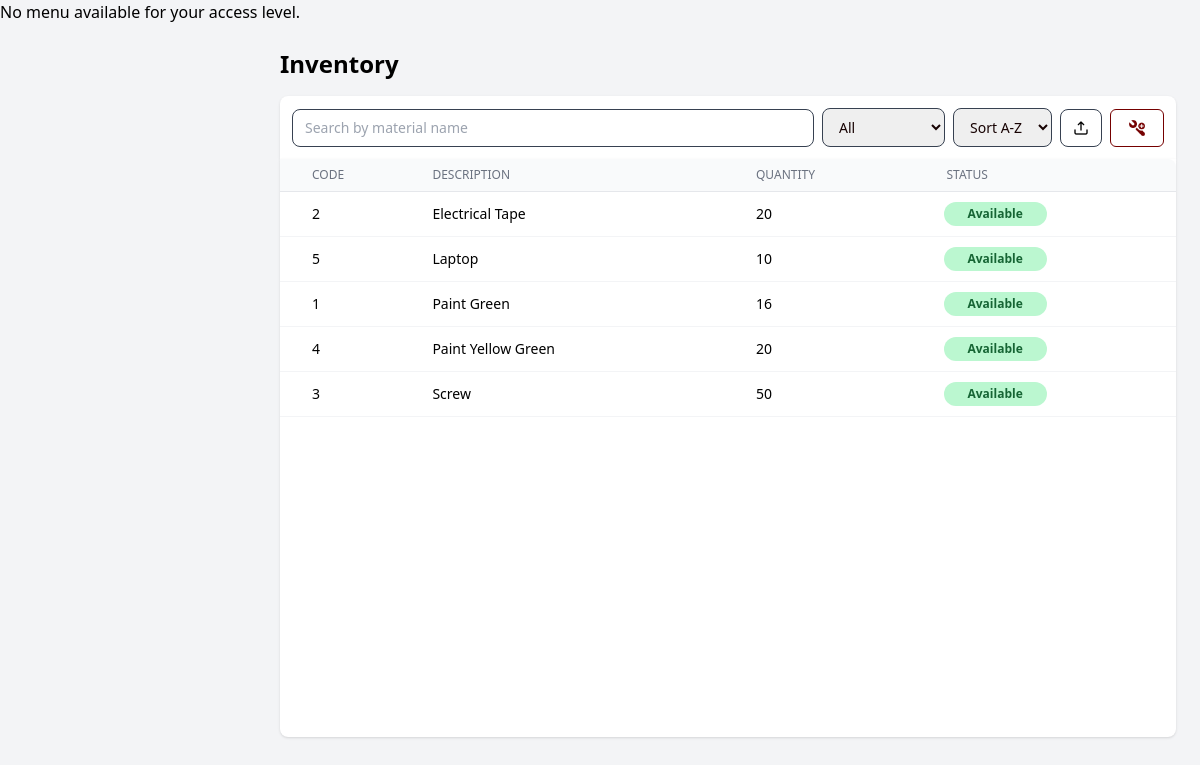
The page /app/modules/shared/views/inventory.php (signed in) on the database as committed earlier.
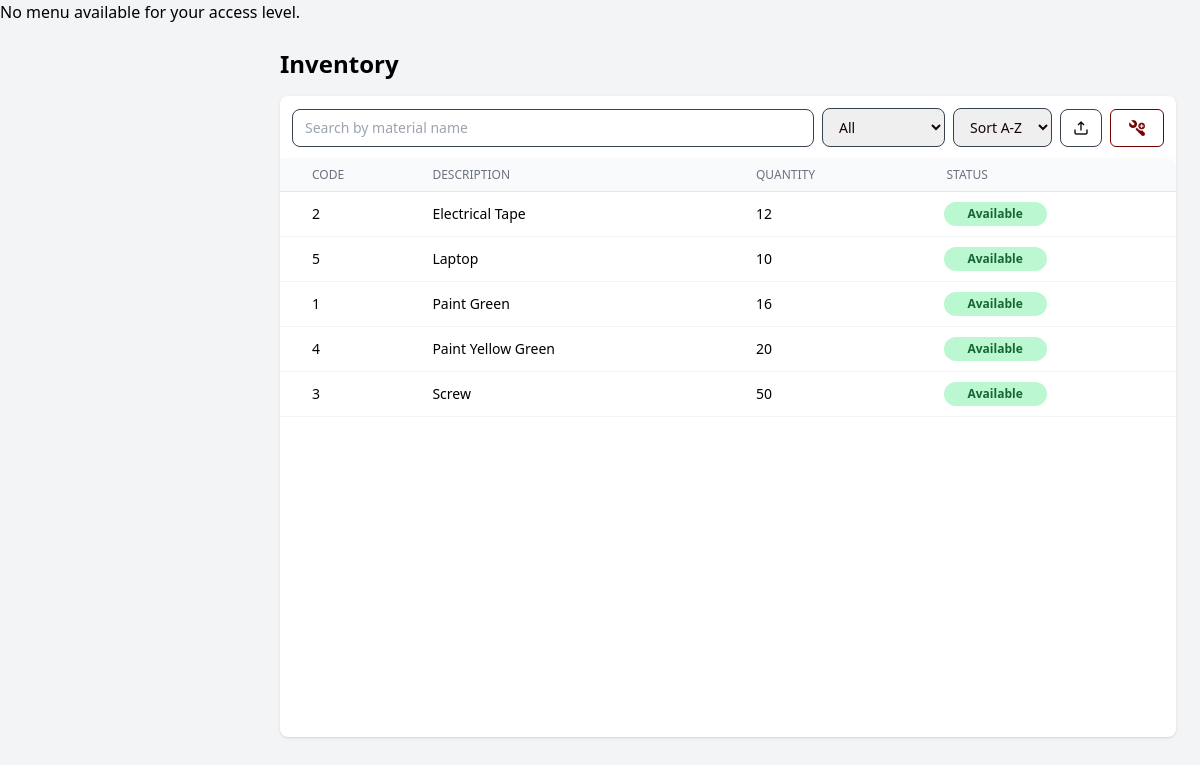
The same page on the database as committed later.
### tables this page shows
CREATE TABLE `materials` (
  `material_code` int(10) unsigned NOT NULL,
  `material_desc` varchar(50) NOT NULL,
  `qty` int(11) NOT NULL DEFAULT 0,
  `material_status` varchar(50) NOT NULL,
  PRIMARY KEY (`material_code`)
);

### app/core/BaseModel.php (called while the page is built, shortened)
<?php
class BaseModel {
    protected $host = 'localhost';
    protected $user = 'root';
    protected $pass = '';
    protected $name = 'u_request';
    private function connect() {
        $this->db = @new mysqli($this->host, $this->user, $this->pass, $this->name);
    }
}

### app/controllers/MaterialController.php (called while the page is built, shortened)
<?php
require_once __DIR__ . '/../models/MaterialModel.php';
require_once __DIR__ . '/../core/BaseModel.php';
class MaterialController extends BaseModel{
    private $model;
    public function __construct(){
        $this->model = new MaterialModel();
    }
    public function getFiltered($search = '', $status = 'all', $order = 'az'){
        return $this->model->getFilteredMaterials($search, $status, $order);
    }
}

### app/models/MaterialModel.php (called while the page is built, shortened)
<?php
require_once __DIR__ . '/../core/BaseModel.php';
class MaterialModel extends BaseModel
{
    private $table = "materials";
    public function getFilteredMaterials($search = '', $status = 'all', $order = 'az')
    {
        $sql = "SELECT * FROM " . $this->table . " WHERE 1=1";
        $direction = ($order === 'za') ? "DESC" : "ASC";
        $sql .= " ORDER BY material_desc $direction";
        $stmt = $this->db->prepare($sql);
        $stmt->execute();
        $result = $stmt->get_result();
        return $result ? $result->fetch_all(MYSQLI_ASSOC) : [];
    }
}

### app/modules/shared/views/inventory.php (the view, shortened to what the changed rows need)
<?php
require_once __DIR__ . '/../../../controllers/MaterialController.php';
$materialController = new MaterialController();
$search = $_GET['search'] ?? '';
$status = $_GET['status'] ?? 'all';
$order = $_GET['order'] ?? 'az';
$materials = $materialController->getFiltered($search, $status, $order);
?>
<!DOCTYPE html>
<html lang="en">
<head>
  <link rel="stylesheet" href="/public/assets/css/output.css" />
</head>
<body class="bg-gray-100 overflow-hidden">
  <main class="ml-16 md:ml-64 flex flex-col min-h-screen transition-all duration-300">
    <div class="p-6">
      <h1 class="text-2xl font-bold mb-4">Inventory</h1>
      <div x-data="{ showDetails: false, selected: {}, addmaterial: false }" class="grid grid-cols-1 md:grid-cols-3 gap-4">
        <div :class="showDetails ? 'col-span-2' : 'col-span-3'">
          <div class="overflow-x-auto h-[578px] overflow-y-auto rounded-b-lg shadow bg-white">
            <table class="min-w-full divide-y divide-gray-200 bg-white rounded-lg p-2">
              <thead class="bg-gray-50 sticky top-0">
                <tr>
                  <th class="pl-8 py-2 text-left text-xs font-medium text-gray-500 uppercase">Code</th>
                  <th class="px-4 py-2 text-left text-xs font-medium text-gray-500 uppercase">Description</th>
                  <th class="px-4 py-2 text-left text-xs font-medium text-gray-500 uppercase">Quantity</th>
                  <th class="px-4 py-2 text-left text-xs font-medium text-gray-500 uppercase rounded-tr-lg">Status</th>
                </tr>
              </thead>
              <tbody id="table" class="text-sm">
                <?php if (!empty($materials)) { ?>
                  <?php foreach ($materials as $row) {
                    $status = ($row['qty'] == 0) ? 'Unavailable' : 'Available';
                    $rowJson = htmlspecialchars(json_encode([
                      'material_code'   => $row['material_code'],
                      'material_desc'   => $row['material_desc'],
                      'qty'             => $row['qty'],
                      'material_status' => $status,
                    ]), ENT_QUOTES, 'UTF-8');
                  ?>
                    <tr
                      @click="selected = <?= $rowJson ?>; showDetails = true"
                      data-code="<?= $row['material_code']; ?>"
                      class="hover:bg-gray-100 cursor-pointer text-left border-b border-gray-100">
                      <td class="pl-8 py-3"><?= htmlspecialchars($row['material_code']) ?></td>
                      <td class="px-4 py-3"><?= htmlspecialchars($row['material_desc']) ?></td>
                      <td class="px-4 py-3"><?= htmlspecialchars($row['qty']) ?></td>
                      <td>
                        <span class="inline-block px-4 ml-3 py-1 text-xs font-semibold rounded-xl <?= $status === 'Available' ? 'bg-green-200 text-green-800 px-6' : 'bg-red-100 text-red-800' ?>"><?= $status ?></span>
                      </td>
                    </tr>
                  <?php } ?>
                <?php } else { ?>
                  <tr>
                    <td colspan="4" class="text-center py-3">No materials found</td>
                  </tr>
                <?php } ?>
              </tbody>
            </table>
          </div>
        </div>
      </div>
    </div>
  </main>
</body>
</html>

Rows that differ between the two databases and show on the page:
changed materials "Electrical Tape": qty "20" → "12"
